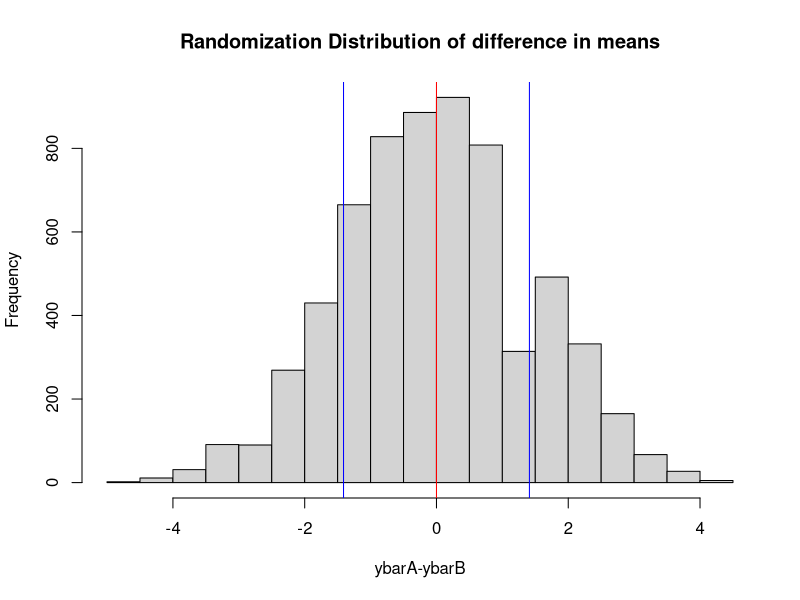
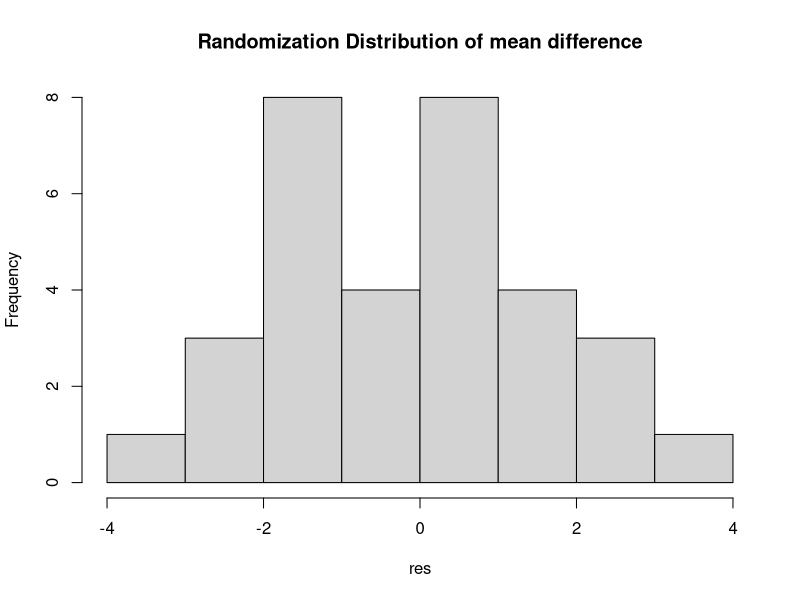
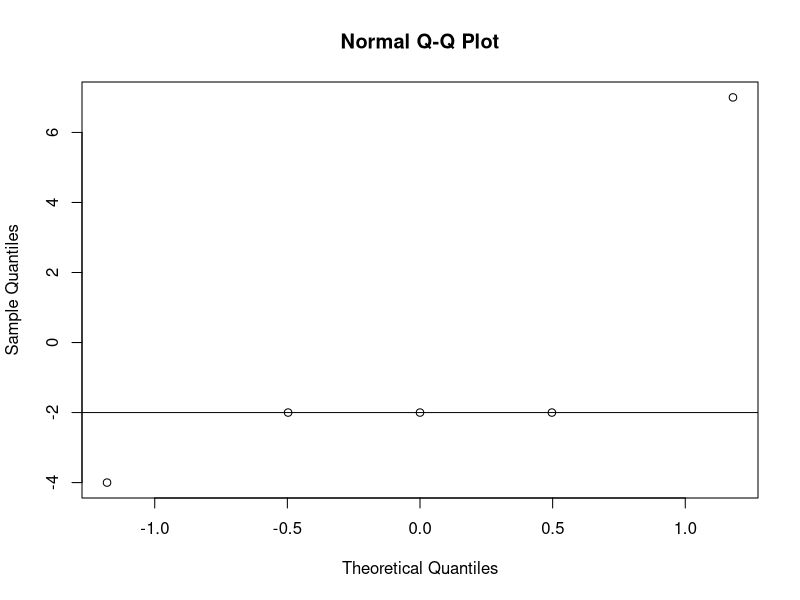

The R script that drew these images, in order:
## ---- chunk 1
X <-rbind(c(1,1,1,1),
          c(1,1,-1,-1),
          c(1,-1,1,-1),
          c(1,-1,-1,1))
solve( t(X) %*% X ) %*% t(X)
## ---- chunk 2
X <-rbind(c(1,1,1,1),
          c(1,1,-1,-1),
          c(1,-1,1,-1),
          c(1,-1,-1,1))
solve( t(X) %*% X )
## ---- chunk 3
X1 <-rbind(c(1,1,1,1),
           c(1,1,0,0),
           c(1,0,1,0),
           c(1,0,0,1))
solve( t(X1) %*% X1 ) %*% t(X1)
## ---- chunk 4
X1 <-rbind(c(1,1,1,1),
           c(1,1,0,0),
           c(1,0,1,0),
           c(1,0,0,1))
solve( t(X1) %*% X1 )
## ---- chunk 5
yA <- c(2,4,2,1,9,9,2,2)
yB <- c(8,3,5,3,7,7,4)
beer <- c(yA,yB) #pool data
N <- choose(15,8)
res <- numeric(N) # store the results
#install.packages("combinat") # if package not installed then remove comment
library(combinat)
index <-combn(1:15,8) # Generate N treatment assignments
for (i in 1:N)
{
  res[i] <- mean(beer[index[,i]])-mean(beer[-index[,i]])
}
hist(res,xlab="ybarA-ybarB", main="Randomization Distribution of difference in means")

observed <- mean(yA)-mean(yB) #store observed mean difference
abline(v=observed,col="blue") #add line at observed mean diff
abline(v=-observed,col="blue") #add line at observed mean diff

tbar <- mean(res)
abline(v=tbar,col="red") #add line at observed mean diff
pval <- sum(abs(res-tbar)>=abs(observed-tbar))/N
pval
## ---- chunk 6
LR <- list(c("T","H")) # difference is multiplied by -1 or 1
trtassign <- expand.grid(rep(LR, 5))
trtassign
## ---- chunk 7
drugA <- c(7,3,8,11,4)
drugB <- c(9,5,12,4,6)
diff <- drugA-drugB
meandiff <- mean(diff)
N <- 2^(5) # number of treatment assignments
res <- numeric(N) #vector to store results
LR <- list(c(-1,1)) # difference is multiplied by -1 or 1
trtassign <- expand.grid(rep(LR, 5)) # generate all possible treatment assign

for(i in 1:N){
res[i] <- mean(as.numeric(trtassign[i,])*diff)
}
res # all possible mean differences
hist(res, main="Randomization Distribution of mean difference")
## ---- chunk 8
drugA <- c(7,3,8,11,4)
drugB <- c(9,5,12,4,6)
diff <- drugA-drugB
meandiff <- mean(diff)
N <- 2^(5) # number of treatment assignments
res <- numeric(N) #vector to store results
LR <- list(c(-1,1)) # difference is multiplied by -1 or 1
trtassign <- expand.grid(rep(LR, 5)) # generate all possible treatment assign

for(i in 1:N){
res[i] <- mean(as.numeric(trtassign[i,])*diff)
}
tbar <- mean(res)
pval <- sum(abs(res-tbar)>=abs(meandiff-tbar))/N
pval
## ---- chunk 9
t.test(drugA,drugB,paired = T)
qqnorm(diff);qqline(diff)
